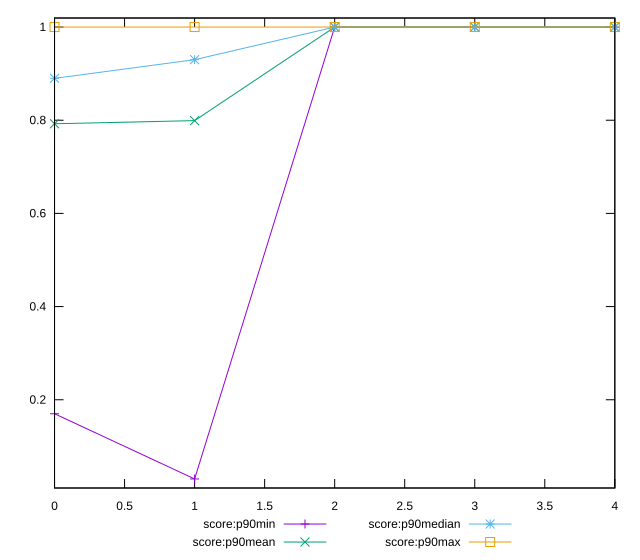

Recreate this plot in gnuplot.
reset

$scoreP90Min <<EOF
0 0.17
1 0.03
2 1
3 1
4 1
EOF

$scoreP90Mean <<EOF
0 0.792446808510638
1 0.7991489361702127
2 1
3 1
4 1
EOF

$scoreP90Median <<EOF
0 0.89
1 0.93
2 1
3 1
4 1
EOF

$scoreP90Max <<EOF
0 1
1 1
2 1
3 1
4 1
EOF

set key outside below
set xrange [0:4]
set yrange [0.010599999999999998:1.0194]
set trange [0.010599999999999998:1.0194]
set terminal svg size 640, 560 enhanced background rgb 'white'
set output "report_00017_2021-02-10T15-08-03.406Z/estimated-input-latency/progression/score.svg"

plot $scoreP90Min title "score:p90min" with linespoints, \
     $scoreP90Mean title "score:p90mean" with linespoints, \
     $scoreP90Median title "score:p90median" with linespoints, \
     $scoreP90Max title "score:p90max" with linespoints

reset
